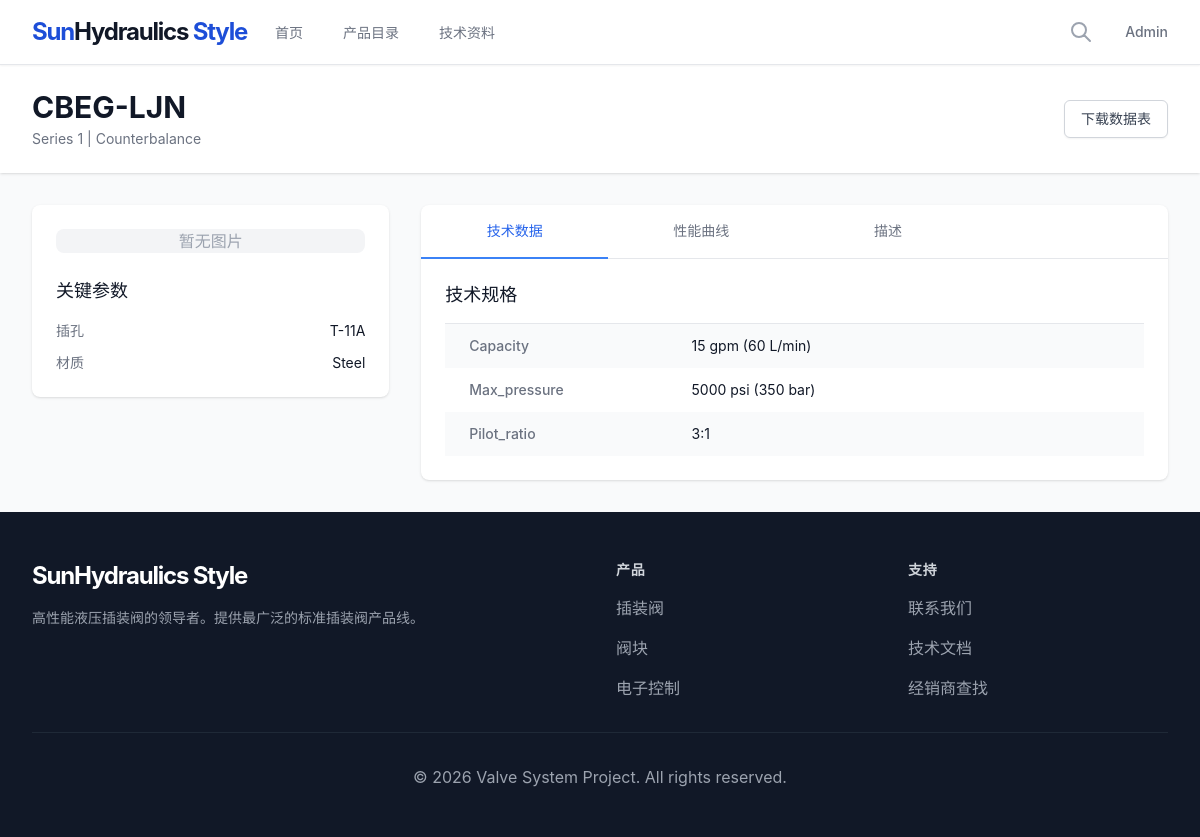
The app's page /products/CBEG-LJN/ with its own data.
### products/models.py (models this page shows, shortened)
class Product(models.Model):
    model_code = models.CharField(_("型号代码"), max_length=50, primary_key=True, help_text="唯一标识符，例如 CBEG-LJN")
    series = models.CharField(_("系列"), max_length=50, blank=True)
    category = models.ForeignKey(
        Category,
        on_delete=models.CASCADE,
        related_name='products',
        verbose_name=_("所属分类")
    )
    description = models.TextField(_("产品描述"), blank=True)
    cavity = models.CharField(_("插孔标准"), max_length=50, blank=True, help_text="例如 T-10A")
    material = models.CharField(_("材质"), max_length=50, blank=True, default="Steel")
    schematic_image = models.ImageField(_("原理图"), upload_to='products/schematics/', blank=True, null=True)
    product_image = models.ImageField(_("产品实物图"), upload_to='products/images/', blank=True, null=True)
    specifications = models.JSONField(_("技术参数"), default=dict, blank=True, help_text="存储键值对形式的技术参数")
    is_active = models.BooleanField(_("是否上架"), default=True)
    created_at = models.DateTimeField(auto_now_add=True)
    updated_at = models.DateTimeField(auto_now=True)
    class Meta:
        verbose_name = _("产品")
        verbose_name_plural = _("产品")

class Category(models.Model):
    name = models.CharField(_("分类名称"), max_length=100)
    slug = models.SlugField(_("Slug"), unique=True)
    parent = models.ForeignKey(
        'self',
        on_delete=models.CASCADE,
        null=True,
        blank=True,
        related_name='children',
        verbose_name=_("父级分类")
    )
    image = models.ImageField(_("分类图片"), upload_to='categories/', blank=True, null=True)
    description = models.TextField(_("描述"), blank=True)
    class Meta:
        verbose_name = _("分类")
        verbose_name_plural = _("分类")

### products/views.py (the view)
# urls.py: path('products/<str:pk>/', ProductDetailView.as_view(), name='product-detail'),
class ProductDetailView(DetailView):
    model = Product
    template_name = 'products/product_detail.html'
    context_object_name = 'product'
    def get_context_data(self, **kwargs):
        context = super().get_context_data(**kwargs)
        context['performance_curves'] = self.object.performance_curves.all()
        return context

### products/templates/products/product_detail.html (shortened to what this page needs)
{% extends 'base.html' %}
{% block content %}
<div class="bg-white shadow">
    <div class="max-w-7xl mx-auto px-4 sm:px-6 lg:px-8 py-6">
        <div class="md:flex md:items-center md:justify-between">
            <div class="flex-1 min-w-0">
                <h2 class="text-2xl font-bold leading-7 text-gray-900 sm:text-3xl sm:truncate">
                    {{ product.model_code }}
                </h2>
                <p class="mt-1 text-sm text-gray-500">
                    {{ product.series }} | {{ product.category.name }}
                </p>
            </div>
            <div class="mt-4 flex md:mt-0 md:ml-4">
                <button type="button"
                    class="inline-flex items-center px-4 py-2 border border-gray-300 rounded-md shadow-sm text-sm font-medium text-gray-700 bg-white hover:bg-gray-50 focus:outline-none">
                    下载数据表
                </button>
            </div>
        </div>
    </div>
</div>
<div class="max-w-7xl mx-auto px-4 sm:px-6 lg:px-8 py-8">
    <div class="grid grid-cols-1 lg:grid-cols-3 gap-8">
        <div class="lg:col-span-1 space-y-6">
            <div class="bg-white shadow rounded-lg p-6">
                <div class="aspect-w-4 aspect-h-3 bg-gray-100 rounded-lg overflow-hidden mb-6">
                    {% if product.schematic_image %}
                    <img src="{{ product.schematic_image.url }}" alt="Schematic"
                        class="object-contain w-full h-full p-2">
                    {% else %}
                    <div class="flex items-center justify-center h-full text-gray-400">暂无图片</div>
                    {% endif %}
                </div>
                <h3 class="text-lg font-medium text-gray-900 mb-4">关键参数</h3>
                <dl class="space-y-3">
                    <div class="flex justify-between">
                        <dt class="text-sm font-medium text-gray-500">插孔</dt>
                        <dd class="text-sm text-gray-900">{{ product.cavity }}</dd>
                    </div>
                    <div class="flex justify-between">
                        <dt class="text-sm font-medium text-gray-500">材质</dt>
                        <dd class="text-sm text-gray-900">{{ product.material }}</dd>
                    </div>
                </dl>
            </div>
        </div>
        <div class="lg:col-span-2">
            <div class="bg-white shadow rounded-lg overflow-hidden" x-data="{ tab: 'tech' }">
                <div class="border-b border-gray-200">
                    <nav class="-mb-px flex" aria-label="Tabs">
                        <button @click="tab = 'tech'"
                            :class="{'border-blue-500 text-blue-600': tab === 'tech', 'border-transparent text-gray-500 hover:text-gray-700 hover:border-gray-300': tab !== 'tech'}"
                            class="w-1/4 py-4 px-1 text-center border-b-2 font-medium text-sm">
                            技术数据
                        </button>
                        <button @click="tab = 'curves'"
                            :class="{'border-blue-500 text-blue-600': tab === 'curves', 'border-transparent text-gray-500 hover:text-gray-700 hover:border-gray-300': tab !== 'curves'}"
                            class="w-1/4 py-4 px-1 text-center border-b-2 font-medium text-sm">
                            性能曲线
                        </button>
                        <button @click="tab = 'desc'"
                            :class="{'border-blue-500 text-blue-600': tab === 'desc', 'border-transparent text-gray-500 hover:text-gray-700 hover:border-gray-300': tab !== 'desc'}"
                            class="w-1/4 py-4 px-1 text-center border-b-2 font-medium text-sm">
                            描述
                        </button>
                    </nav>
                </div>
                <div class="p-6">
                    <div x-show="tab === 'tech'">
                        <h3 class="text-lg leading-6 font-medium text-gray-900 mb-4">技术规格</h3>
                        <div class="border-t border-gray-200">
                            <dl>
                                {% for key, value in product.specifications.items %}
                                <div class="bg-gray-50 px-4 py-3 sm:grid sm:grid-cols-3 sm:gap-4 sm:px-6 even:bg-white">
                                    <dt class="text-sm font-medium text-gray-500 capitalize">{{ key }}</dt>
                                    <dd class="mt-1 text-sm text-gray-900 sm:mt-0 sm:col-span-2">{{ value }}</dd>
                                </div>
                                {% empty %}
                                <p class="text-gray-500 text-sm">暂无详细规格数据。</p>
                                {% endfor %}
                            </dl>
                        </div>
                    </div>
                </div>
            </div>
        </div>
    </div>
</div>
{% endblock %}

### templates/base.html (style rules this page uses)
body { font-family: 'Inter', sans-serif; }

### records on screen
Product: model_code "CBEG-LJN", series "Series 1", category.name "Counterbalance", cavity "T-11A", material "Steel"

### other values on screen
{{ key }} "Capacity" "Max_pressure" "Pilot_ratio"
{{ value }} "15 gpm (60 L/min)" "5000 psi (350 bar)" "3:1"
